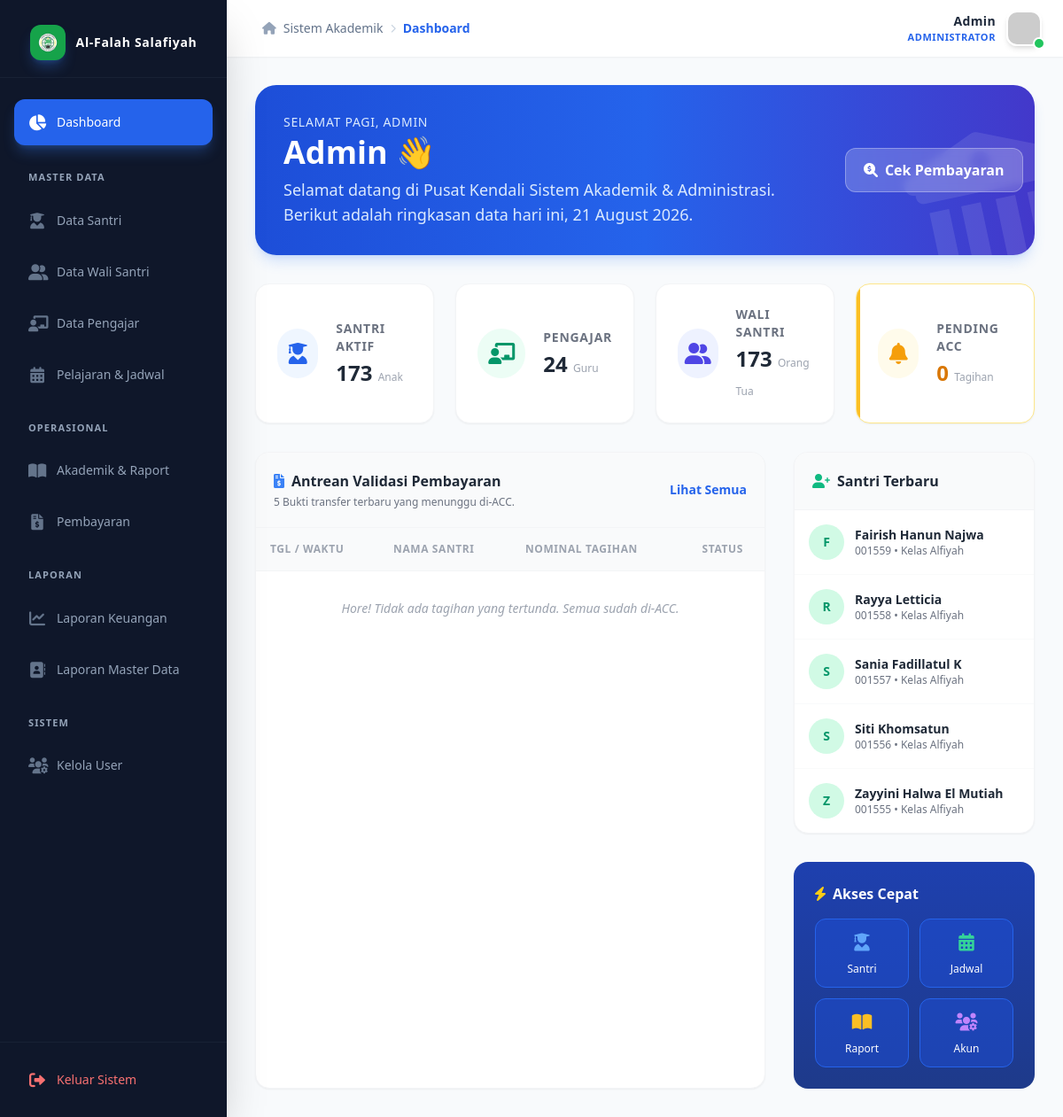
/admin/index.php (signed in), run on the app's committed database.
### tables this page shows
CREATE TABLE `santri` (
  `id_santri` int(11) NOT NULL,
  `id_wali` int(11) DEFAULT NULL,
  `nis` varchar(50) NOT NULL,
  `nama_santri` varchar(100) NOT NULL,
  `tempat_lahir` varchar(100) DEFAULT NULL,
  `tanggal_lahir` date DEFAULT NULL,
  `jenis_kelamin` enum('Laki-laki','Perempuan') DEFAULT NULL,
  `kelas` varchar(20) NOT NULL,
  `status_aktif` enum('Aktif','Lulus','Pindah') DEFAULT 'Aktif'
);

### admin/index.php (the view, shortened to what this page needs)
<?php
require_once '../koneksi.php';
$ucapan = "Selamat Pagi";
$tot_santri = mysqli_fetch_assoc(mysqli_query($koneksi, "SELECT COUNT(*) as total FROM santri WHERE status_aktif='Aktif'"))['total'];
$tot_guru = mysqli_fetch_assoc(mysqli_query($koneksi, "SELECT COUNT(*) as total FROM pengajar"))['total'];
$tot_wali = mysqli_fetch_assoc(mysqli_query($koneksi, "SELECT COUNT(*) as total FROM wali_santri"))['total'];
$tot_pending = mysqli_fetch_assoc(mysqli_query($koneksi, "SELECT COUNT(*) as total FROM pembayaran WHERE status_acc='Pending'"))['total'];
include '../components/header.php';
?>
<?php include '../components/sidebar.php'; ?>
<div class="flex-1 flex flex-col h-screen overflow-hidden bg-slate-50">
    <?php include '../components/navbar.php'; ?>
    <main class="flex-1 overflow-y-auto p-4 sm:p-6 lg:p-8 relative">
        <div
            class="bg-gradient-to-r from-blue-700 via-blue-600 to-indigo-700 rounded-3xl p-8 shadow-lg shadow-blue-500/20 text-white mb-8 relative overflow-hidden flex flex-col md:flex-row justify-between items-center gap-6">
            <div class="relative z-10">
                <p class="text-blue-100 font-medium mb-1 uppercase tracking-wider text-sm"><?php echo $ucapan; ?>, Admin
                </p>
                <h2 class="text-3xl md:text-4xl font-extrabold mb-2">
                    <?php echo htmlspecialchars(ucwords(str_replace(['_', '-'], ' ', $_SESSION['username']))); ?> 👋
                </h2>
                <p class="text-blue-100 text-lg max-w-2xl">Selamat datang di Pusat Kendali Sistem Akademik &
                    Administrasi. Berikut adalah ringkasan data hari ini, <?php echo date('d F Y'); ?>.</p>
            </div>
            <div class="relative z-10 flex gap-3 w-full md:w-auto">
                <a href="kelola_pembayaran.php"
                    class="flex-1 md:flex-none bg-white/20 hover:bg-white/30 backdrop-blur-sm border border-white/30 text-white px-5 py-3 rounded-xl font-bold transition flex items-center justify-center gap-2">
                    <i class="fas fa-search-dollar"></i> Cek Pembayaran
                </a>
            </div>
            <i class="fas fa-university absolute -right-10 -bottom-10 text-[180px] opacity-10 transform -rotate-12"></i>
        </div>
        <div class="grid grid-cols-1 sm:grid-cols-2 lg:grid-cols-4 gap-6 mb-8">
            <div
                class="bg-white rounded-2xl p-6 shadow-sm border border-gray-100 flex items-center gap-5 hover:shadow-md transition group">
                <div
                    class="w-14 h-14 rounded-full bg-blue-50 text-blue-600 flex items-center justify-center text-2xl group-hover:scale-110 transition-transform">
                    <i class="fas fa-user-graduate"></i>
                </div>
                <div>
                    <p class="text-sm text-gray-500 font-semibold uppercase tracking-wider mb-1">Santri Aktif</p>
                    <h3 class="text-2xl font-extrabold text-gray-800"><?php echo $tot_santri; ?> <span
                            class="text-xs text-gray-400 font-normal">Anak</span></h3>
                </div>
            </div>
            <div
                class="bg-white rounded-2xl p-6 shadow-sm border border-gray-100 flex items-center gap-5 hover:shadow-md transition group">
                <div
                    class="w-14 h-14 rounded-full bg-emerald-50 text-emerald-600 flex items-center justify-center text-2xl group-hover:scale-110 transition-transform">
                    <i class="fas fa-chalkboard-teacher"></i>
                </div>
                <div>
                    <p class="text-sm text-gray-500 font-semibold uppercase tracking-wider mb-1">Pengajar</p>
                    <h3 class="text-2xl font-extrabold text-gray-800"><?php echo $tot_guru; ?> <span
                            class="text-xs text-gray-400 font-normal">Guru</span></h3>
                </div>
            </div>
            <div
                class="bg-white rounded-2xl p-6 shadow-sm border border-gray-100 flex items-center gap-5 hover:shadow-md transition group">
                <div
                    class="w-14 h-14 rounded-full bg-indigo-50 text-indigo-600 flex items-center justify-center text-2xl group-hover:scale-110 transition-transform">
                    <i class="fas fa-user-friends"></i>
                </div>
                <div>
                    <p class="text-sm text-gray-500 font-semibold uppercase tracking-wider mb-1">Wali Santri</p>
                    <h3 class="text-2xl font-extrabold text-gray-800"><?php echo $tot_wali; ?> <span
                            class="text-xs text-gray-400 font-normal">Orang Tua</span></h3>
                </div>
            </div>
            <div
                class="bg-white rounded-2xl p-6 shadow-sm border border-amber-200 flex items-center gap-5 hover:shadow-md transition group relative overflow-hidden">
                <div class="absolute top-0 left-0 w-1 h-full bg-amber-400"></div>
                <div
                    class="w-14 h-14 rounded-full bg-amber-50 text-amber-500 flex items-center justify-center text-2xl group-hover:scale-110 transition-transform">
                    <i class="fas fa-bell"></i>
                </div>
                <div>
                    <p class="text-sm text-gray-500 font-semibold uppercase tracking-wider mb-1">Pending ACC</p>
                    <h3 class="text-2xl font-extrabold text-amber-600"><?php echo $tot_pending; ?> <span
                            class="text-xs text-gray-400 font-normal">Tagihan</span></h3>
                </div>
            </div>
        </div>
        <div class="grid grid-cols-1 lg:grid-cols-3 gap-8">
            <div class="lg:col-span-2 bg-white rounded-2xl shadow-sm border border-gray-100 overflow-hidden">
                <div class="p-5 border-b border-gray-100 bg-gray-50 flex justify-between items-center">
                    <div>
                        <h3 class="font-bold text-gray-800 flex items-center gap-2"><i
                                class="fas fa-file-invoice-dollar text-blue-500"></i> Antrean Validasi Pembayaran</h3>
                        <p class="text-xs text-gray-500 mt-1">5 Bukti transfer terbaru yang menunggu di-ACC.</p>
                    </div>
                    <a href="kelola_pembayaran.php" class="text-sm text-blue-600 font-bold hover:underline">Lihat
                        Semua</a>
                </div>
                <div class="overflow-x-auto w-full">
                    <table class="w-full text-left whitespace-nowrap">
                        <thead>
                            <tr
                                class="bg-gray-50 text-gray-400 text-xs uppercase tracking-wider border-b border-gray-100">
                                <th class="p-4 font-semibold">Tgl / Waktu</th>
                                <th class="p-4 font-semibold">Nama Santri</th>
                                <th class="p-4 font-semibold">Nominal Tagihan</th>
                                <th class="p-4 font-semibold text-center">Status</th>
                            </tr>
                        </thead>
                        <tbody class="text-sm text-gray-700 divide-y divide-gray-50">
                            <?php
                            $q_bayar = mysqli_query($koneksi, "
                                SELECT p.tanggal_bayar, t.nominal, s.nama_santri, s.kelas
                                FROM pembayaran p
                                JOIN tagihan t ON p.id_tagihan = t.id_tagihan
                                JOIN santri s ON t.id_santri = s.id_santri
                                WHERE p.status_acc = 'Pending'
                                ORDER BY p.tanggal_bayar ASC LIMIT 5
                            ");
                            if (mysqli_num_rows($q_bayar) > 0) {
                                while ($b = mysqli_fetch_array($q_bayar)):
                            ?>
                                    <tr class="hover:bg-blue-50/20 transition-colors">
                                        <td class="p-4 text-gray-500"><i class="far fa-clock mr-1 text-gray-400"></i>
                                            <?php echo date('d/m/Y H:i', strtotime($b['tanggal_bayar'])); ?></td>
                                        <td class="p-4">
                                            <p class="font-bold text-gray-800">
                                                <?php echo htmlspecialchars($b['nama_santri']); ?></p>
                                            <p class="text-xs text-gray-500">Kelas <?php echo $b['kelas']; ?></p>
                                        </td>
                                        <td class="p-4 font-bold text-gray-700">Rp
                                            <?php echo number_format($b['nominal'], 0, ',', '.'); ?></td>
                                        <td class="p-4 text-center">
                                            <span
                                                class="inline-flex px-2 py-1 rounded bg-amber-50 text-amber-600 text-xs font-bold border border-amber-100 animate-pulse">Menunggu</span>
                                        </td>
                                    </tr>
                            <?php
                                endwhile;
                            } else {
                                echo '<tr><td colspan="4" class="p-8 text-center text-gray-400 italic">Hore! Tidak ada tagihan yang tertunda. Semua sudah di-ACC.</td></tr>';
                            }
                            ?>
                        </tbody>
                    </table>
                </div>
            </div>
            <div class="space-y-8">
                <div class="bg-white rounded-2xl shadow-sm border border-gray-100 overflow-hidden">
                    <div class="p-5 border-b border-gray-100 bg-gray-50 flex justify-between items-center">
                        <h3 class="font-bold text-gray-800 flex items-center gap-2"><i
                                class="fas fa-user-plus text-emerald-500"></i> Santri Terbaru</h3>
                    </div>
                    <div class="p-0">
                        <?php
                        $q_santri_baru = mysqli_query($koneksi, "SELECT nama_santri, kelas, nis FROM santri ORDER BY id_santri DESC LIMIT 5");
                        if (mysqli_num_rows($q_santri_baru) > 0) {
                            echo '<ul class="divide-y divide-gray-50">';
                            while ($sb = mysqli_fetch_array($q_santri_baru)):
                        ?>
                                <li class="p-4 flex items-center gap-3 hover:bg-gray-50 transition">
                                    <div
                                        class="w-10 h-10 rounded-full bg-emerald-100 text-emerald-600 flex items-center justify-center font-bold text-sm">
                                        <?php echo substr($sb['nama_santri'], 0, 1); ?>
                                    </div>
                                    <div>
                                        <p class="font-bold text-gray-800 text-sm">
                                            <?php echo htmlspecialchars($sb['nama_santri']); ?></p>
                                        <p class="text-xs text-gray-500"><?php echo $sb['nis']; ?> • Kelas
                                            <?php echo $sb['kelas']; ?></p>
                                    </div>
                                </li>
                        <?php
                            endwhile;
                            echo '</ul>';
                        } else {
                            echo '<p class="p-6 text-center text-gray-400 italic text-sm">Belum ada data santri.</p>';
                        }
                        ?>
                    </div>
                </div>
                <?php if ($role_user === 'admin') {
                ?>
                    <div class="bg-gradient-to-b from-blue-800 to-blue-900 rounded-2xl shadow-sm p-6 text-white">
                        <h3 class="font-bold mb-4 flex items-center gap-2"><i class="fas fa-bolt text-yellow-400"></i> Akses
                            Cepat</h3>
                        <div class="grid grid-cols-2 gap-3">
                            <a href="kelola_santri.php"
                                class="bg-blue-700/50 hover:bg-blue-700 border border-blue-600 p-3 rounded-xl text-center transition group">
                                <i
                                    class="fas fa-user-graduate text-blue-400 mb-2 text-xl group-hover:scale-110 transition"></i>
                                <p class="text-xs font-medium">Santri</p>
                            </a>
                            <a href="kelola_jadwal.php"
                                class="bg-blue-700/50 hover:bg-blue-700 border border-blue-600 p-3 rounded-xl text-center transition group">
                                <i
                                    class="fas fa-calendar-alt text-emerald-400 mb-2 text-xl group-hover:scale-110 transition"></i>
                                <p class="text-xs font-medium">Jadwal</p>
                            </a>
                            <a href="kelola_akademik.php"
                                class="bg-blue-700/50 hover:bg-blue-700 border border-blue-600 p-3 rounded-xl text-center transition group">
                                <i
                                    class="fas fa-book-open text-amber-400 mb-2 text-xl group-hover:scale-110 transition"></i>
                                <p class="text-xs font-medium">Raport</p>
                            </a>
                            <a href="kelola_user.php"
                                class="bg-blue-700/50 hover:bg-blue-700 border border-blue-600 p-3 rounded-xl text-center transition group">
                                <i
                                    class="fas fa-users-cog text-purple-400 mb-2 text-xl group-hover:scale-110 transition"></i>
                                <p class="text-xs font-medium">Akun</p>
                            </a>
                        </div>
                    </div>
                <?php } ?>
            </div>
        </div>
    </main>
</div>
<?php include '../components/footer.php'; ?>

### data on the page
santri: nama_santri "F", nama_santri "Fairish Hanun Najwa", nis "001559", kelas "Alfiyah"
santri: nama_santri "R", nama_santri "Rayya Letticia", nis "001558", kelas "Alfiyah"
santri: nama_santri "S", nama_santri "Sania Fadillatul K", nis "001557", kelas "Alfiyah"
santri: nama_santri "S", nama_santri "Siti Khomsatun", nis "001556", kelas "Alfiyah"
santri: nama_santri "Z", nama_santri "Zayyini Halwa El Mutiah", nis "001555", kelas "Alfiyah"

### other printed values
$nama_lengkap "Admin"
$role_teks "ADMINISTRATOR"
$ucapan "SELAMAT PAGI"
str_replace(['_', '-'], ' ', $_SESSION['username']) "Admin"
$tot_santri "173"
$tot_guru "24"
$tot_wali "173"
$tot_pending "0"
